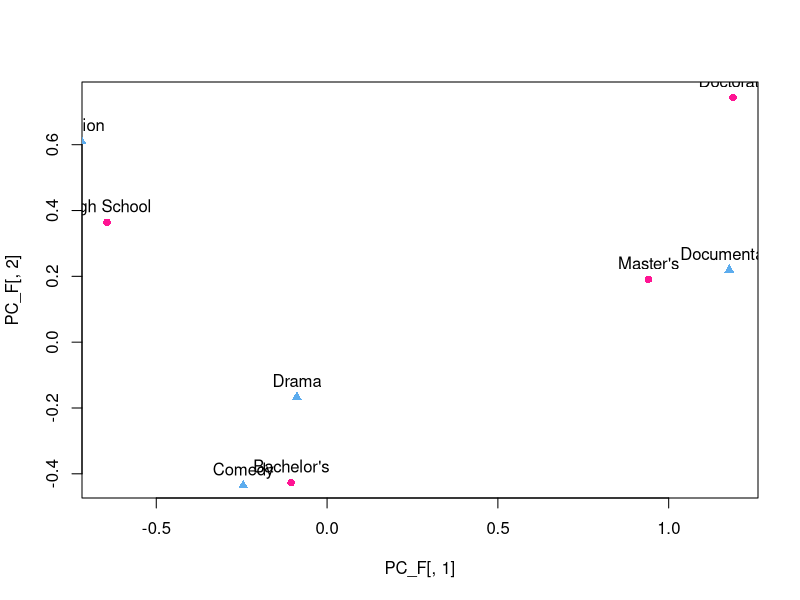
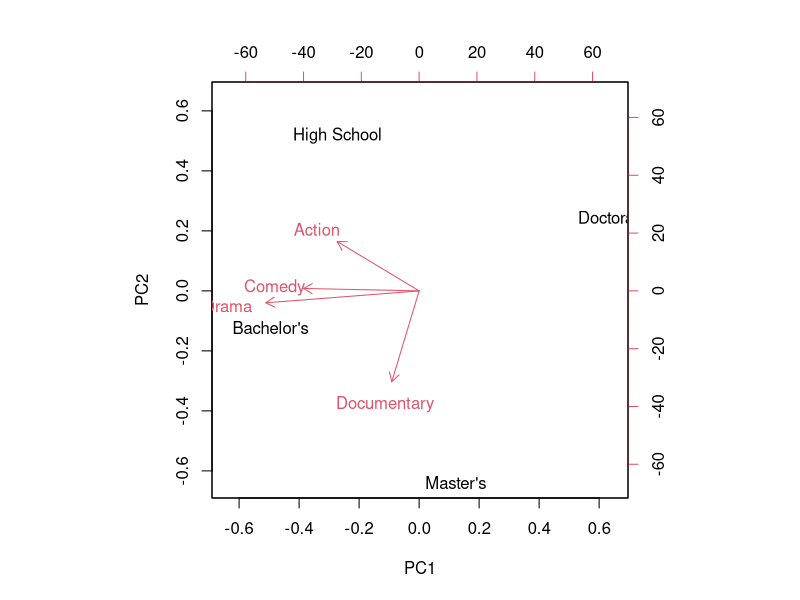
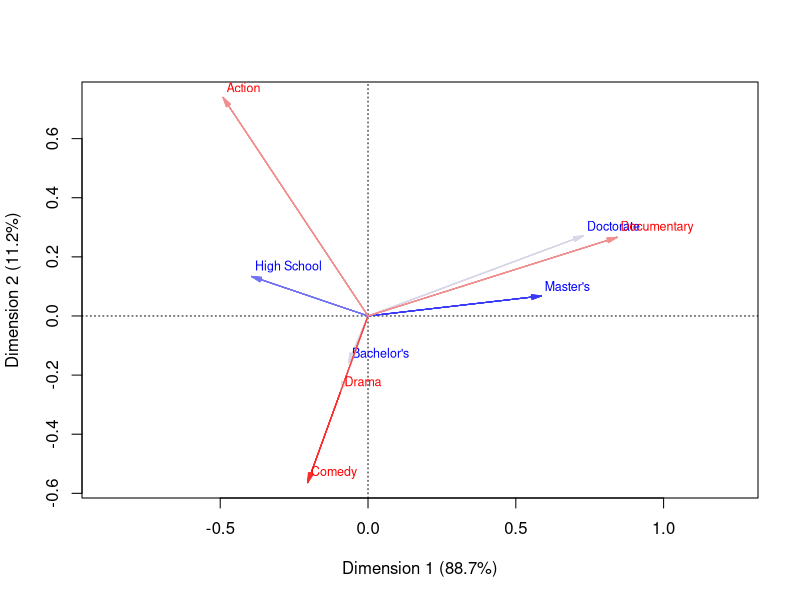

Source code (R) for these figures, in order:
# Multivariate Analysis Section B: Correspondence Analysis
# 10 June 2026
# Isabella Lethbridge 

#-------------------------------------------------------------------------------
# Question 1
#-------------------------------------------------------------------------------
# Setup
ratings = structure(c(50,30,10,1,60,80,40,2,40,60,20,1,10,30,50,4),
                    dim = c(4L,4L),
                    dimnames = list(
                      c("High School","Bachelor's","Master's","Doctorate"),
                      c("Action","Drama","Comedy","Documentary"))
)
ratings

# 1
# Calculate row and column profiles:
P = ratings/sum(ratings)

# Row totals:
rm = apply(P,1,sum)
Dr = diag(rm)

# Column totals: 
cm = apply(P,2,sum)
Dc = diag(cm)

# Row profiles
rp = diag(1/rm)%*%P
rp
cp = diag(1/cm)%*%t(P)
cp

# 2
# Compute chi-squared distance 
weighted_rp = rp%*%diag(sqrt(1/cm))
as.matrix(dist(weighted_rp))

weighted_cp = cp%*%diag(sqrt(1/rm))
as.matrix(dist(weighted_cp))

# 3
S = diag(sqrt(1/rm))%*%as.matrix(P-rm%*%t(cm))%*%diag(sqrt(1/cm))
S = round(S,2)
colnames(S) = colnames(P)
rownames(S) = rownames(P)
S

# High School and Action
# High School and Documentary
# Master's and Action
# Master's and Documentary

# 4
svdS = svd(S)

# Principal row coordinates:
PC_F = diag(sqrt(1/rm))%*%svdS$u%*%diag(sqrt(svdS$d))
PC_F

# Principal column coordinates:
PC_G = diag(sqrt(1/cm))%*%svdS$v%*%diag(sqrt(svdS$d))
PC_G

# Plot
plot(PC_F[,1],PC_F[,2],col='deeppink',pch=16)
text(PC_F[,1],PC_F[,2],names(rm),pos=3)
points(PC_G[,1],PC_G[,2],col='steelblue2',pch=17)
text(PC_G[,1],PC_G[,2],names(cm),pos=3)

prop_var = (svdS$d[1:2])^2/sum(svdS$d^2)
prop_var

# Dimension 1 is responsible for 88.7% of the inertia. 
# Dimension 2 is responsible for 12% of the inertia.
# Because this is p-p cannot do row vs col

# 5
library(ca)
summary(ca(ratings))

# Dimension 1 and 2 account for 99.9% of the inertia, thus a 2D plot is an 
# accurate representation if the data 

# 6
pca_fit = prcomp(ratings)
biplot(pca_fit)
# PCA treats doctoral students as weird outliers for having low counts in each
# category.
# Uses Euclidean distance doesn't account for row and column masses differeing.
# Find row-col relationships.

# 7
plot(ca(ratings),
     mass=TRUE,
     arrows=c(TRUE,TRUE),
     map='rowgreen',
     contrib='absolute')

# 8
# When columns have highly unequal masses a principal row plot would be 
# difficult to interpret.
# Because coordinates are standardised it does not take into account if a 
# column is rare, this will be pulled extremely far from the origin. 
